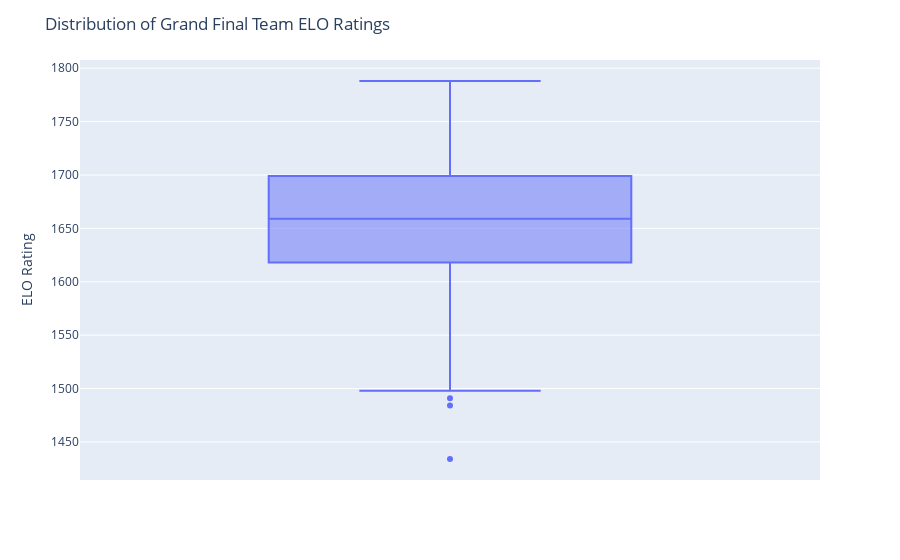

The notebook cell saved with this chart:
### Markdown cell above
How great! We can already see some of the great football dynasties being represented in their ELO rating. We can also see the fall of Fitzroy :(. 

This also highlights an error in the dataset where North Melbourne are called the Kangaroos for a little while but this can be solved in other pre-processing projects. 

Additionally, I don't think the formulas need to be tweaked much at all at this stage as all the teams successfully stay within the 1000 & 2000 limits we wanted to impose. 

### Final Thoughts
This will work for the time being but I think the rating should also be influenced by the final scoreline. If a team wins by a larger margin they should be rewarded with some more points. This will obviously make it worse for teams who perform poorly but make it better when they almost beat a team much better than them. For example if the bottom of the ladder loses to first by 50 points that is expected and they should lose their points as normal however, if they only lose by 1 then thats a superb effort and they should be rewarded with losing a lot less points.

### Code cell
mask = matches['round'] == "Grand Final"
grand_final_ratings = pd.concat([matches.loc[mask, 'home_team_current_rating'], matches.loc[mask, 'away_team_current_rating']])

fig2 = px.box(grand_final_ratings)
fig2.update_layout(
    title = "Distribution of Grand Final Team ELO Ratings",
    xaxis_title = None,
    yaxis_title = "ELO Rating"
)
fig2.layout.xaxis.update(showticklabels=False)
fig2

### Figure 1 — Plotly figure (JSON) as saved in the notebook; plotly's stock layout.template omitted (floating-point values rounded to 4 significant figures; data arrays with more than 128 entries replaced by an {"elided": "..."} marker saying what was removed)
{"data": [{"alignmentgroup": "True", "hovertemplate": "variable=%{x}<br>value=%{y}<extra></extra>", "legendgroup": "", "marker": {"color": "#636efa"}, "name": "", "notched": false, "offsetgroup": "", "orientation": "v", "showlegend": false, "type": "box", "x": {"elided": "250 str values"}, "x0": " ", "xaxis": "x", "y": {"elided": "250 int values"}, "y0": " ", "yaxis": "y"}], "layout": {"boxmode": "group", "legend": {"tracegroupgap": 0}, "margin": {"t": 60}, "title": {"text": "Distribution of Grand Final Team ELO Ratings"}, "xaxis": {"anchor": "y", "domain": [0, 1], "showticklabels": false, "title": {}}, "yaxis": {"anchor": "x", "domain": [0, 1], "title": {"text": "ELO Rating"}}}}
